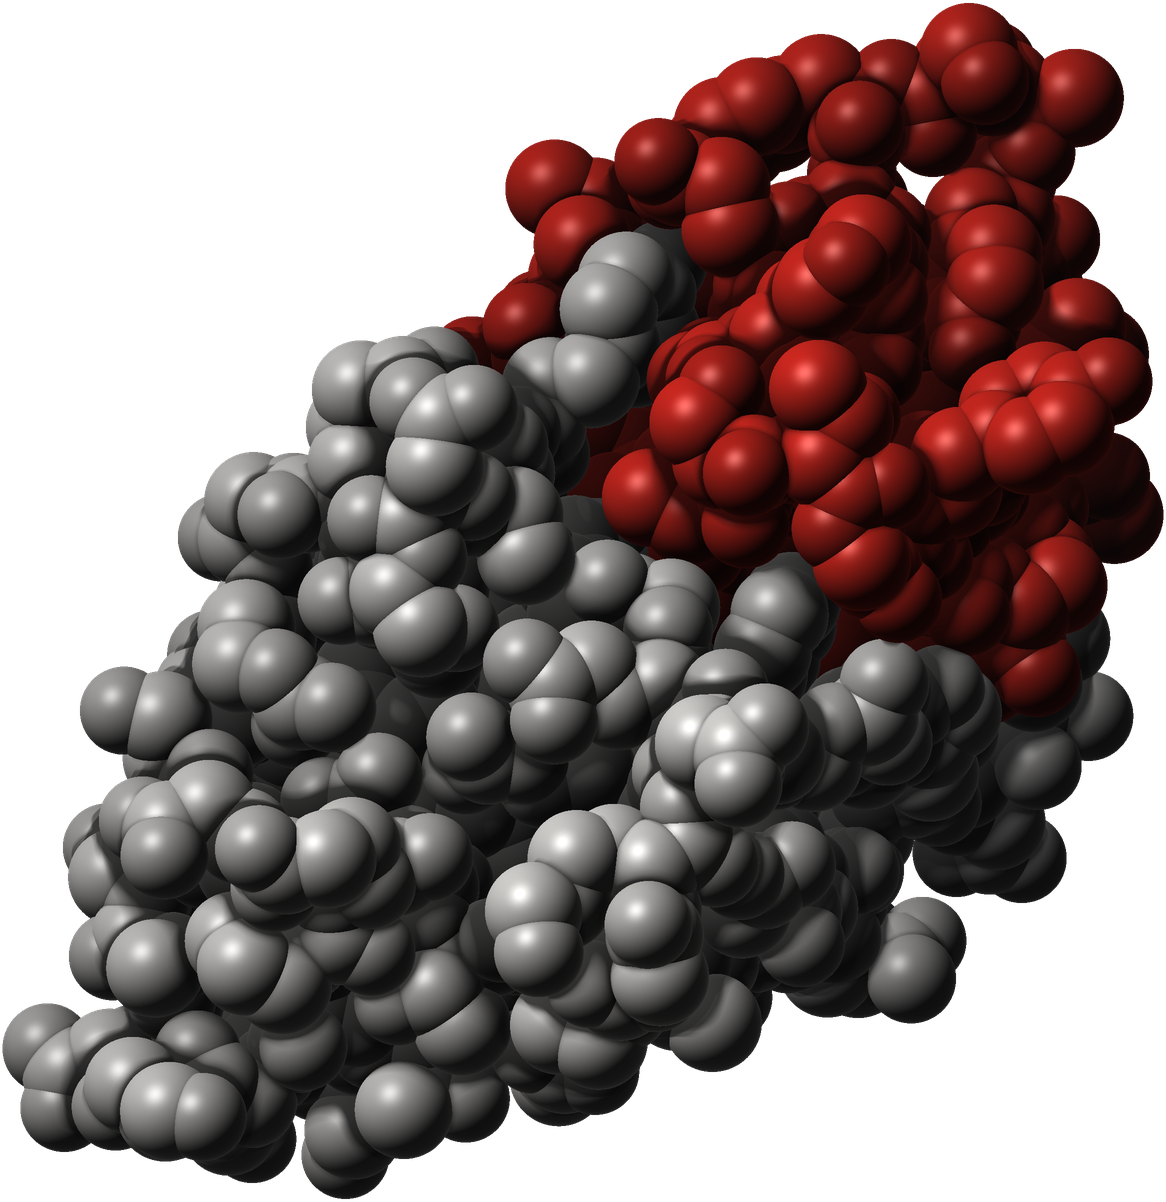

Here is the Python script that generated this plot:
#!/usr/bin/env python3
"""Hero render: space-filling model of a camelid single-domain antibody (VHH), the class of vector VECTrans uses
(PDB 1MEL chain A, cAb-Lys3, 2.5 A crystal structure; a representative VHH, not Vect-Horus' proprietary sequence).
Framework in pale porcelain, the three CDR loops (the binding tips) in the logo red #ee2e24.
Shading: Lambert + specular + rim + depth-buffer ambient occlusion, transparent ground. Usage: vhh.py rx ry rz size out.png"""
import numpy as np, pathlib, sys
from PIL import Image
def _box(a,r,ax):
    a=np.moveaxis(a,ax,0);p=np.concatenate([np.repeat(a[:1],r+1,0),a,np.repeat(a[-1:],r,0)]);c=np.cumsum(p,0)
    return np.moveaxis((c[2*r+1:]-c[:-2*r-1])/(2*r+1),0,ax)
def gf(a,s):
    r=max(1,int(s*0.9))
    for _ in range(3): a=_box(_box(a,r,0),r,1)
    return a
H=pathlib.Path(__file__).resolve().parent
R={'C':1.70,'N':1.55,'O':1.52,'S':1.80}
CDR=[(26,35),(50,58),(97,122)]
xyz=[];el=[];cdr=[]
for l in open(H/'1mel.pdb'):
    if l.startswith('ATOM') and l[21]=='A':
        e=l[76:78].strip() or l[12:14].strip()[0]
        if e not in R: continue
        n=int(l[22:26]);xyz.append([float(l[30:38]),float(l[38:46]),float(l[46:54])]);el.append(e)
        cdr.append(any(a<=n<=b for a,b in CDR))
X=np.array(xyz);X-=X.mean(0)
w,v=np.linalg.eigh(np.cov(X.T));P=X@v[:,::-1]
def rot(a,ax):
    c,s=np.cos(a),np.sin(a)
    return {'x':np.array([[1,0,0],[0,c,-s],[0,s,c]]),'y':np.array([[c,0,s],[0,1,0],[-s,0,c]]),'z':np.array([[c,-s,0],[s,c,0],[0,0,1]])}[ax]
ang=[float(a) for a in sys.argv[1:4]]
P=P@rot(ang[0],'x').T@rot(ang[1],'y').T@rot(ang[2],'z').T
S=int(sys.argv[4]);out=sys.argv[5]
rad=np.array([R[e] for e in el])
lo=(P[:,:2]-rad[:,None]).min(0);hi=(P[:,:2]+rad[:,None]).max(0)
sc=S*0.92/(hi-lo).max();off=np.array([S,S])/2-(lo+hi)/2*sc
Z=np.full((S,S),-1e9);N=np.zeros((S,S,3));ID=np.full((S,S),-1)
for i in np.argsort(P[:,2]):
    cx,cy=P[i,:2]*sc+off;cy=S-cy;r=rad[i]*sc
    x0,x1=int(max(cx-r,0)),int(min(cx+r+1,S));y0,y1=int(max(cy-r,0)),int(min(cy+r+1,S))
    yy,xx=np.mgrid[y0:y1,x0:x1];dx=(xx+.5-cx)/r;dy=(yy+.5-cy)/r;d2=dx*dx+dy*dy;m=d2<1
    dz=np.sqrt(np.clip(1-d2,0,1));z=P[i,2]*sc+dz*r
    sub=Z[y0:y1,x0:x1];upd=m&(z>sub)
    sub[upd]=z[upd];N[y0:y1,x0:x1][upd]=np.stack([dx,-dy,dz],-1)[upd];ID[y0:y1,x0:x1][upd]=i
mask=ID>=0
Zf=np.where(mask,Z,Z[mask].min()-4*sc)
ao=np.zeros_like(Z)
for rr in (6,14,30,60):
    b=gf(Zf,rr*S/1800);ao+=np.clip((b-Zf)/(rr*S/1800*1.6),0,1)
ao=np.clip(1-ao/2.2,0,1)
L=np.array([-.5,.6,.62]);L/=np.linalg.norm(L)
lam=np.clip((N*L).sum(-1),0,1)
Hh=L+np.array([0,0,1]);Hh/=np.linalg.norm(Hh);spec=np.clip((N*Hh).sum(-1),0,1)**40
rim=(1-np.clip(N[...,2],0,1))**3
C=np.array(cdr);E=np.array(el)
porc=np.array([226,224,221])/255;red=np.array([238,46,36])/255
base=np.where(C[:,None],red,porc)
base=np.where((~C&((E=='O')|(E=='N')))[:,None],porc*.9,base)
base=np.where((C&((E=='O')|(E=='N')))[:,None],red*.86,base)
col=base[np.clip(ID,0,None)]
zn=(Z-Z[mask].min())/(Z[mask].max()-Z[mask].min()+1e-6);zn=np.where(mask,zn,0)
ink=np.array([17,17,19])/255
sh=(0.08+0.84*lam*(0.55+0.45*ao))[...,None]*col*(0.55+0.45*ao[...,None])
sh+=spec[...,None]*0.34*ao[...,None]+rim[...,None]*col*0.18
k=(0.58+0.42*zn[...,None]);sh=sh*k+ink*(1-k)*0.6
img=np.clip(sh,0,1)
rgba=np.dstack([img*255,mask*255.0]).astype(np.uint8)
im=Image.fromarray(rgba,'RGBA').resize((S//2,S//2),Image.LANCZOS)
im=im.crop(im.getbbox());im.save(out);print(im.size,len(el),C.sum())
